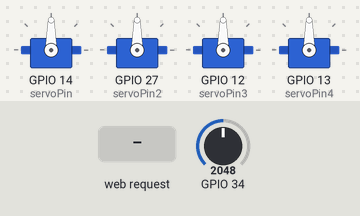
Bench run of a sketch on a simulated ESP32. Shown: 4 × servo. The test bench sets the inputs (shaded band); at power-on: GPIO 34 = 2048. WiFi joins after 1.5 s; servers stay silent unless stated; what the sketch prints to the serial monitor is not drawn.

Above: at 2.7 s.
2.8 s: HTTP request GET /?value= received
At 4.0 s:
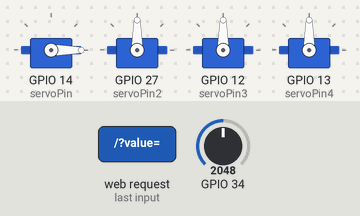
4.3 s: HTTP request GET /?value2= received
At 5.2 s:
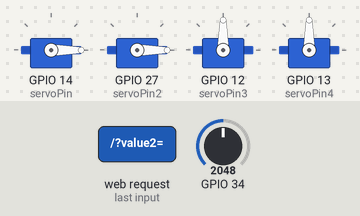
5.8 s: HTTP request GET /?value3= received
At 6.4 s:
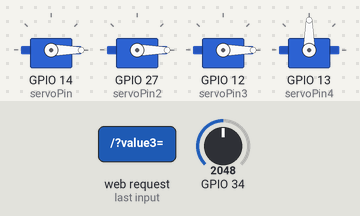
7.3 s: HTTP request GET /?value4= received
At 8.7 s:
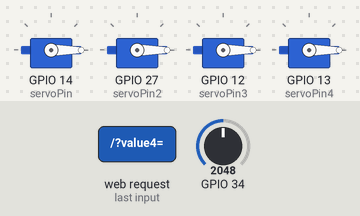
Timing chart, 0 to 9.8 s (numbered marks = the images above; inputs shaded):
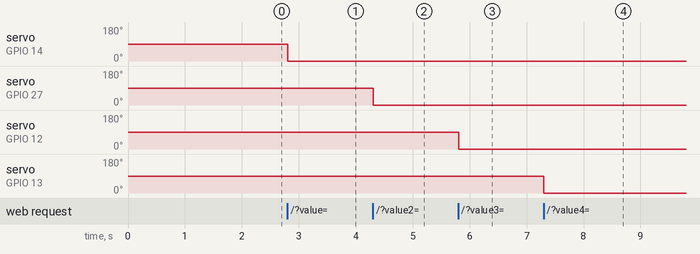

The sketch:

Portal_Captivo_M3D.ino
```cpp
#include <WiFi.h>

#include <Servo.h>

//#include "index.h"

Servo myservo;  // create servo object to control a servo
Servo myservo2;// twelve servo objects can be created on most boards
Servo myservo3;  // create servo object to control a servo
Servo myservo4;// twelve servo objects can be created on most boards

// GPIO the servo is attached to
static const int servoPin = 14;
static const int servoPin2 = 27;
static const int servoPin3 = 12;
static const int servoPin4 = 13;

// Replace with your network credentials
const char* ssid     = "SSID";
const char* password = "PASS";

// Set web server port number to 80


WiFiServer server(80);

// Variable to store the HTTP request
String header;

// Decode HTTP GET value
String valueString = String(5);
String valueString2 = String(5);
String valueString3 = String(5);
String valueString4 = String(5);
String sensorsignal = String(5);
int pos1 = 0;
int pos2 = 0;

// Current time
unsigned long currentTime = millis();
// Previous time
unsigned long previousTime = 0;
// Define timeout time in milliseconds (example: 2000ms = 2s)
const long timeoutTime = 2000;


void setup() {

  Serial.begin(115200);

  myservo.attach(servoPin);  // attaches the servo on the servoPin to the servo object
  myservo2.attach(servoPin2);
  myservo3.attach(servoPin3);  // attaches the servo on the servoPin to the servo object
  myservo4.attach(servoPin4);
  // Connect to Wi-Fi network with SSID and password
  Serial.print("Connecting to ");
  Serial.println(ssid);
  WiFi.begin(ssid, password);
  while (WiFi.status() != WL_CONNECTED) {
    delay(500);
    Serial.print(".");
  }
  // Print local IP address and start web server
  Serial.println("");
  Serial.println("WiFi connected.");
  Serial.println("IP address: ");
  Serial.println(WiFi.localIP());


  server.begin();
}

void loop() {

  WiFiClient client = server.available();   // Listen for incoming clients

  if (client) {                             // If a new client connects

    Serial.println("New Client.");
    currentTime = millis();
    previousTime = currentTime;
    Serial.println("New Client.");          // print a message out in the serial port
    String currentLine = "";                // make a String to hold incoming data from the client
    while (client.connected() && currentTime - previousTime <= timeoutTime) { // loop while the client's connected
      currentTime = millis();
      if (client.available()) {             // if there's bytes to read from the client,
        char c = client.read();             // read a byte, then

        Serial.write(c);                    // print it out the serial monitor
        header += c;
        if (c == '\n') {                    // if the byte is a newline character
          // if the current line is blank, you got two newline characters in a row.
          // that's the end of the client HTTP request, so send a response:
          if (currentLine.length() == 0) {

            sensorsignal = map(analogRead(34), 0, 4096, 0, 180);
            // HTTP headers always start with a response code (e.g. HTTP/1.1 200 OK)
            // and a content-type so the client knows what's coming, then a blank line:
            client.println("HTTP/1.1 200 OK");
            client.println("Content-type:text/html");
            client.println("Connection: close");
            client.println();
            // Display the HTML web page
            client.println("<!DOCTYPE html><html>");
            client.println("<head><meta name=\"viewport\" content=\"width=device-width, initial-scale=0.7\">");
            client.println("<link rel=\"icon\" href=\"data:,\">");
            // CSS to style the on/off buttons
            // Feel free to change the background-color and font-size attributes to fit your preferences
            client.println("<style>body { text-align: center; font-family: \"Trebuchet MS\", Arial; margin-left:auto; margin-right:auto;}");
            client.println("input[type=\"range\"] {-webkit-appearance: slider-vertical; height:260px;width:100px}");
            client.println(".horizontal  *{display: inline-block; margin-top: 10px; margin-left: 1px;}");
            client.println(".vertical  > *{display :block; width: 100%;}");
            client.println(".butbank {background-color: #1B6B6F; border-radius: 8px; height:60px; width:120px padding: 15px 32px; text-align: center; text-decoration: none; display: inline-block; font-size: 24px;}");
            client.println(".butopt {background-color: #4CAF50; border-radius: 8px; height:60px; width:200px padding: 15px 32px; text-align: center; text-decoration: none; display: inline-block; font-size: 24px;}");
            client.println(".servonumber {background-color: #7EC867; border: none; height:50px; width:100px padding: 15px 32px; text-align: center; text-decoration: none; font-size: 24px;}</style>");

            client.println("<script src=\"https://ajax.googleapis.com/ajax/libs/jquery/3.3.1/jquery.min.js\"></script>");
            // Web Page
            client.println("</head><body><h1>M3D MYO HAND CONTROL</h1>");

            client.println("<div><form><button class=\"butbank\" name=\"button1\" button=\"\" value=\"Bank 0\" type=\"submit\">Bank A</button>");
            client.println("<button class=\"butbank\" name=\"button2\" button=\"\" value=\"OFF\" type=\"submit\">Bank B</button>");
            client.println("<button class=\"butbank\" name=\"button3\" button=\"\" value=\"ON\" type=\"submit\">Bank C</button>");
            client.println("<button class=\"butbank\" name=\"button4\" button=\"\" value=\"OFF\" type=\"submit\">Bank D</button></form></div>");

            client.println("<div><form><button name=\"button5\" class=\"butbank\" value=\"ON\" type=\"submit\">Bank E</button>");
            client.println("<button class=\"butbank\" name=\"button6\" button=\"\"  value=\"OFF\" type=\"submit\">Bank F</button>");
            client.println("<button class=\"butbank\" name=\"button7\" button=\"\"  value=\"ON\" type=\"submit\">Bank G</button>");
            client.println("<button class=\"butbank\" name=\"button8\" button=\"\" value=\"OFF\" type=\"submit\">Bank H</button></form> </div>");

            // client.println("<div class=\"al\"><form><input type=\"number\" class=\"servonumber\" name=\"SIGNAL\" min=\"0\" max=\"180\" value=\"0\" <script="">");
            // client.println("<input type=\"range\" min=\"0\" max=\"180\" class=\"slider\" id=\"servoSlider5\" onchange=\"this.form.SIGNAL.value=this.value\"  value=\""+sensorsignal+"\"/></form></div>");
            //client.println("<h1>Sensor Value:<span id=\"ADCValue\">0</span></h1><br>");
//            client.println("<input type="number" id="ADCValue" name="sensignal" min="0" max="180" value="+sensorsignal+" <script="">");
            //
          //     client.println("<h1>S<span  id=\"ADCValue\" >0</span></h1>");
         client.println("<div class=\"horizontal\"><form>");
          client.println("<div class=\"vertical\"><button onClick=\"history.go(0);\">GET SIGNAL</button>");
           client.println("<input type=\"text\" class=\"servonumber\" id=\"ADCValue\" name=\"SIGNAL\" min=\"0\" max=\"180\" value=\""+sensorsignal+"\" <script=""></form></div>");

            client.println("<div class=\"horizontal\"><form>");

            client.println("<div class=\"vertical\"><input type=\"number\" class=\"servonumber\" name=\"TXTPUL\" min=\"0\" max=\"180\" value=\"0\" <script="">");
            client.println("<input type=\"range\" min=\"0\" max=\"180\" class=\"slider\" id=\"servoSlider\" oninput=\"this.form.TXTPUL.value=this.value\" onchange=\"servo(this.value)\" value=\"" + valueString + "\"/></div>");

            client.println("<div class=\"vertical\"><input type=\"number\" class=\"servonumber\" name=\"TXTIND\" min=\"0\" max=\"180\" value=\"0\" <script="">");
            client.println("<input type=\"range\" min=\"0\" max=\"180\" class=\"slider\" id=\"servoSlider2\" oninput=\"this.form.TXTIND.value=this.value\" onchange=\"servo2(this.value)\" value=\"" + valueString2 + "\"/></div>");

            client.println("<div class=\"vertical\"><input type=\"number\" class=\"servonumber\" name=\"TXTMED\" min=\"0\" max=\"180\" value=\"0\" <script="">");
            client.println("<input type=\"range\" min=\"0\" max=\"180\" class=\"slider\" id=\"servoSlider3\" oninput=\"this.form.TXTMED.value=this.value\"onchange=\"servo3(this.value)\" value=\"" + valueString3 + "\"/></div>");

            client.println("<div class=\"vertical\"><input type=\"number\" class=\"servonumber\" name=\"TXTANU\" min=\"0\" max=\"180\" value=\"0\" <script="">");
            client.println("<input type=\"range\" min=\"0\" max=\"180\" class=\"slider\" id=\"servoSlider4\" oninput=\"this.form.TXTANU.value=this.value\"onchange=\"servo4(this.value)\" value=\"" + valueString4 + "\"/></div>");
            client.println("</form></div>");

            client.println("<div class=\"horizontal\"><button class=\"butopt\" name=\"buttonsave\" button=\"\" value=\"SAVE\" type=\" submit\" >Save Bank</button>");
            client.println("<button class=\"butopt\" name=\"buttondelete\" button=\"\" style=\"background-color:#F01D08;\" value=\"DELETE\" type=\"submit\" >Delete Bank</button></div>");

            client.println("<script>var slider = document.getElementById(\"servoSlider\");");
            client.println("var servoP = document.getElementById(\"servoPos\"); servoP.innerHTML = slider.value;");
            client.println("slider.oninput = function() { slider.value = this.value; servoP.innerHTML = this.value; }");
            client.println("$.ajaxSetup({timeout:1000}); function servo(pos) { ");
            client.println("$.get(\"/?value=\" + pos + \"&\"); {Connection: close};}</script>");

            client.println("<script>var slider2 = document.getElementById(\"servoSlider2\");");
            client.println("var servoP2 = document.getElementById(\"servoPos2\"); servoP2.innerHTML = slider2.value;");
            client.println("slider2.oninput = function() { slider2.value = this.value; servoP2.innerHTML = this.value; }");
            client.println("$.ajaxSetup({timeout:1000}); function servo2(pos) { ");
            client.println("$.get(\"/?value2=\" + pos + \"&\"); {Connection: close};}</script>");

            client.println("<script>var slider3 = document.getElementById(\"servoSlider3\");");
            client.println("var servoP32 = document.getElementById(\"servoPos3\"); servoP3.innerHTML = slider3.value;");
            client.println("slider3.oninput = function() { slider3.value = this.value; servoP3.innerHTML = this.value; }");
            client.println("$.ajaxSetup({timeout:1000}); function servo3(pos) { ");
            client.println("$.get(\"/?value3=\" + pos + \"&\"); {Connection: close};}</script>");

            client.println("<script>var slider4 = document.getElementById(\"servoSlider4\");");
            client.println("var servoP4 = document.getElementById(\"servoPos4\"); servoP4.innerHTML = slider4.value;");
            client.println("slider4.oninput = function() { slider4.value = this.value; servoP4.innerHTML = this.value; }");
            client.println("$.ajaxSetup({timeout:1000}); function servo4(pos) { ");
            client.println("$.get(\"/?value4=\" + pos + \"&\"); {Connection: close};}</script>");


            client.println("</body></html>");
Serial.println("Im here");
            //GET /?value=180& HTTP/1.1
            if (header.indexOf("GET /?value=") >= 0) {
              pos1 = header.indexOf('=');
              pos2 = header.indexOf('&');
              valueString = header.substring(pos1 + 1, pos2);

              //Rotate the servo
              myservo.write(valueString.toInt());
              //delay(100);
              Serial.println(valueString);
            }
            if (header.indexOf("GET /?value2=") >= 0) {
              pos1 = header.indexOf('=');
              pos2 = header.indexOf('&');
              valueString2 = header.substring(pos1 + 1, pos2);

              //Rotate the servo
              myservo2.write(valueString2.toInt());
              //delay(100);
              Serial.println(valueString2);
            }
            if (header.indexOf("GET /?value3=") >= 0) {
              pos1 = header.indexOf('=');
              pos2 = header.indexOf('&');
              valueString3 = header.substring(pos1 + 1, pos2);

              //Rotate the servo
              myservo3.write(valueString3.toInt());
              //delay(100);
              Serial.println(valueString3);
            }
            if (header.indexOf("GET /?value4=") >= 0) {
              pos1 = header.indexOf('=');
              pos2 = header.indexOf('&');
              valueString4 = header.substring(pos1 + 1, pos2);

              //Rotate the servo
              myservo4.write(valueString4.toInt());
              //delay(100);
              Serial.println(valueString4);
            }
            // The HTTP response ends with another blank line
            client.println();
            // Break out of the while loop
            break;
          } else { // if you got a newline, then clear currentLine
            currentLine = "";
          }
        } else if (c != '\r') {  // if you got anything else but a carriage return character,
          currentLine += c;      // add it to the end of the currentLine
        }
      }
    }
    // Clear the header variable
    header = "";
    // Close the connection
    client.stop();
    Serial.println("Client disconnected.");
    Serial.println("");
  }
}
```

Measured:
- after the input at 2.8 s, servo on GPIO 14 (servoPin): 90° → 0° at once
- after the input at 4.3 s, servo on GPIO 27 (servoPin2): 90° → 0° at once
- after the input at 5.8 s, servo on GPIO 12 (servoPin3): 90° → 0° at once
- after the input at 7.3 s, servo on GPIO 13 (servoPin4): 90° → 0° at once
